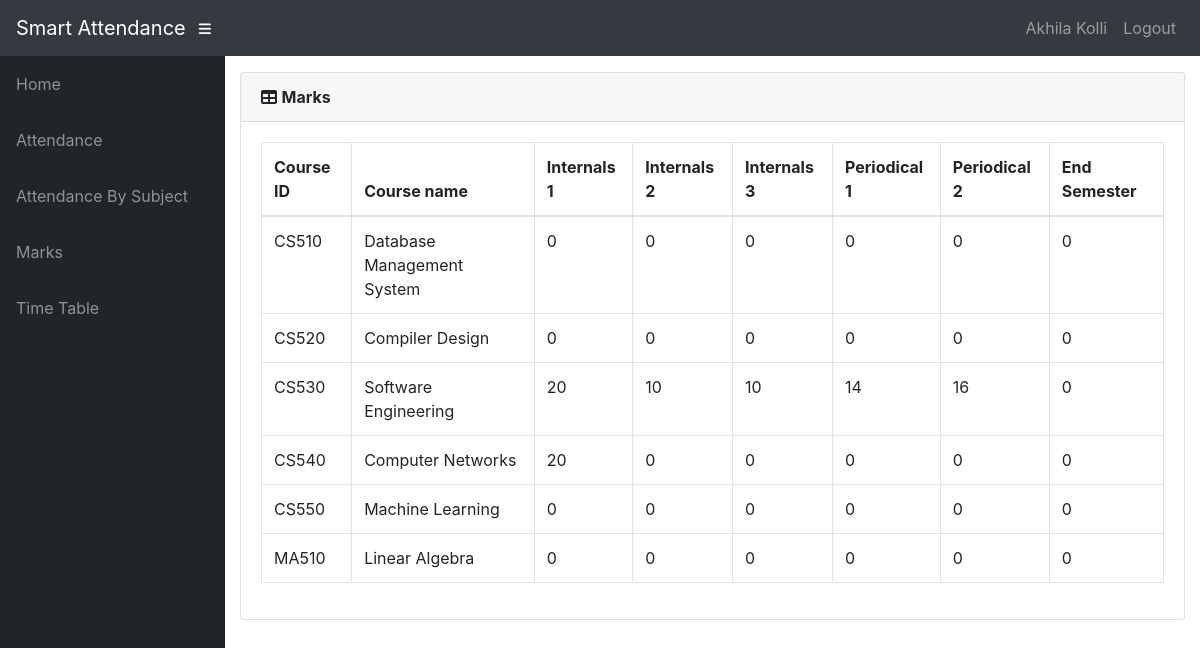
Before: /student/CS01/marks_list/ (signed in) with the older database file.
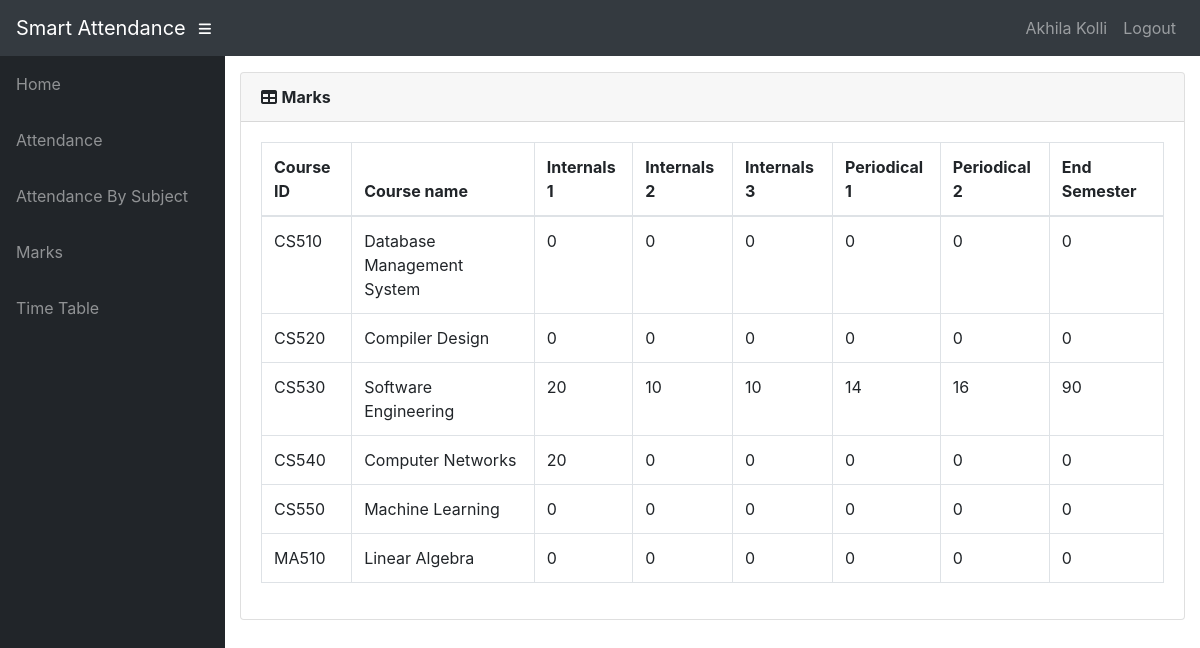
After: the same page with the newer database file.
### info/models.py (models this page shows, shortened)
class User(AbstractUser):
    @property
    def is_student(self):
        if hasattr(self, 'student'):
            return True
        return False

class Student(models.Model):
    user = models.OneToOneField(User, on_delete=models.CASCADE, null=True)
    class_id = models.ForeignKey(Class, on_delete=models.CASCADE, default=1)
    USN = models.CharField(primary_key='True', max_length=100)
    name = models.CharField(max_length=200)
    sex = models.CharField(max_length=50, choices=sex_choice, default='Male')
    DOB = models.DateField(default='1998-01-01')

class StudentCourse(models.Model):
    student = models.ForeignKey(Student, on_delete=models.CASCADE)
    course = models.ForeignKey(Course, on_delete=models.CASCADE)
    class Meta:
        unique_together = (('student', 'course'),)
        verbose_name_plural = 'Marks'

class Course(models.Model):
    dept = models.ForeignKey(Dept, on_delete=models.CASCADE)
    id = models.CharField(primary_key='True', max_length=50)
    name = models.CharField(max_length=50)
    shortname = models.CharField(max_length=50, default='X')

class Marks(models.Model):
    studentcourse = models.ForeignKey(StudentCourse, on_delete=models.CASCADE)
    name = models.CharField(max_length=50, choices=test_name, default='Internal test 1')
    marks1 = models.IntegerField(default=0, validators=[MinValueValidator(0), MaxValueValidator(100)])
    class Meta:
        unique_together = (('studentcourse', 'name'),)

### info/views.py (the view)
# urls.py: path('student/<slug:stud_id>/marks_list/', views.marks_list, name='marks_list'),
@login_required()
def marks_list(request, stud_id):
    stud = Student.objects.get(USN=stud_id, )
    ass_list = Assign.objects.filter(class_id_id=stud.class_id)
    sc_list = []
    for ass in ass_list:
        try:
            sc = StudentCourse.objects.get(student=stud, course=ass.course)
        except StudentCourse.DoesNotExist:
            sc = StudentCourse(student=stud, course=ass.course)
            sc.save()
            sc.marks_set.create(type='I', name='Internal test 1')
            sc.marks_set.create(type='I', name='Internal test 2')
            sc.marks_set.create(type='I', name='Internal test 3')
            sc.marks_set.create(type='E', name='Event 1')
            sc.marks_set.create(type='E', name='Event 2')
            sc.marks_set.create(type='S', name='Semester End Exam')
        sc_list.append(sc)
    return render(request, 'info/marks_list.html', {'sc_list': sc_list})

### info/templates/info/marks_list.html
{% extends 'info/base.html' %}
    {% load static %}
    {% block content %}
                  <div class="card mb-3">
            <div class="card-header">
              <i class="fas fa-table"></i>
            <b>Marks</b></div>
            <div class="card-body">
              <div class="table-responsive">
                <table class="table table-bordered" id="dataTable" width="100%" cellspacing="0">
                  <thead>
                    <tr>
                        <th>Course ID</th>
                        <th>Course name</th>
                        <th>Internals 1</th>
                        <th>Internals 2</th>
                        <th>Internals 3</th>
                        <th>Periodical 1</th>
                        <th>Periodical 2</th>
                        <th>End Semester</th>
                    </tr>
                  </thead>
                  <tbody>
                    {% for sc in sc_list %}
                    <tr>
                        <td>{{ sc.course_id }}</td>
                        <td>{{sc.course.name}}</td>
                        {% for m in sc.marks_set.all %}
                            <td>{{ m.marks1 }}</td>
                        {% endfor %}
                    </tr>
                    {% empty %}
                            <p>student has no courses</p>
                    {% endfor %}
                  </tbody>
                </table>
              </div>
            </div>
          </div>
    {% endblock %}

### info/templates/info/base.html (shortened to what this page needs)
<!DOCTYPE html>
<html lang="en">
  <head>
      {% load static %}
    <link href="{% static '/info/bootstrap/vendor/bootstrap/css/bootstrap.min.css' %}" rel="stylesheet">
    <link href="{% static '/info/bootstrap/vendor/fontawesome-free/css/all.min.css' %}" rel="stylesheet" type="text/css">
    <link href="{% static '/info/bootstrap/vendor/datatables/dataTables.bootstrap4.css' %}" rel="stylesheet">
    <link href="{% static '/info/bootstrap/css/sb-admin.css' %}" rel="stylesheet">
  </head>
    <nav class="navbar navbar-expand navbar-dark bg-dark static-top">
      <a class="navbar-brand mr-1" href="{% url 'index' %}">Smart Attendance</a>
      <button class="btn btn-link btn-sm text-white order-1 order-sm-0" id="sidebarToggle" href="#">
        <i class="fas fa-bars"></i>
      </button>
        <div class="collapse navbar-collapse" id="navbarResponsive">
          <ul class="navbar-nav ml-auto">
            <li class="nav-item">
                {% if request.user.is_student %}
                    <a class="nav-link text-capitalize">{{ request.user.student.name }}</a>
                {% elif request.user.is_teacher %}
                    <a class="nav-link text-capitalize">{{ request.user.teacher.name }}</a>
                {% endif %}
            </li>
            <li class="nav-item">
                <a class="nav-link" href="#" data-toggle="modal" data-target="#logoutModal">Logout</a>
            </li>
          </ul>
        </div>
    </nav>
    <div id="wrapper">
      <ul class="sidebar navbar-nav">
            <li class="nav-item">
              <a class="nav-link" href="{% url 'index' %}">
                <span>Home</span>
              </a>
            </li>
        {% if request.user.is_student %}
            <li class="nav-item">
              <a class="nav-link" href="{% url 'attendance' request.user.student.USN %}">
                <span>Attendance</span>
              </a>
            </li>
            <li class="nav-item">
              <a class="nav-link" href="{% url 'attendance' request.user.student.USN %}">
                <span>Attendance By Subject</span>
              </a>
            </li>
            <li class="nav-item">
              <a class="nav-link" href="{% url 'marks_list' request.user.student.USN %}">
                <span>Marks</span>
              </a>
            </li>
              <li class="nav-item">
              <a class="nav-link" href="{% url 'timetable' request.user.student.class_id_id %}">
                <span>Time Table</span>
              </a>
            </li>
        {% endif %}
      </ul>
      <div id="content-wrapper">
        <div class="container-fluid">
            {% block content %}
            {% endblock %}
        </div>
      </div>
    </div>
  </body>
</html>

Changed rows visible on the page:
changed Marks (number 18 of 36 on the later page): marks1 "0" → "90"
